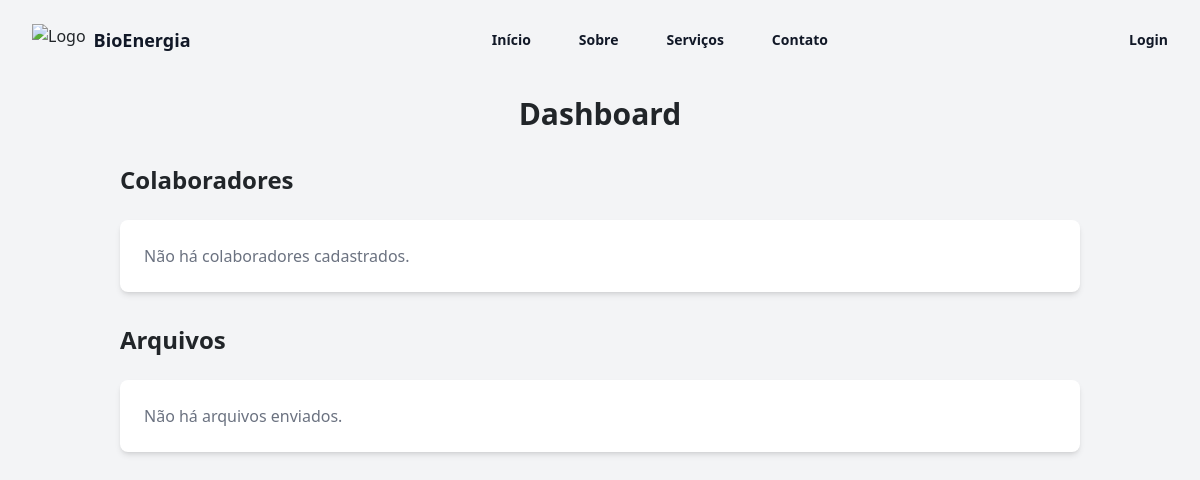
Before: /home/colaboradores/ with the older database file.
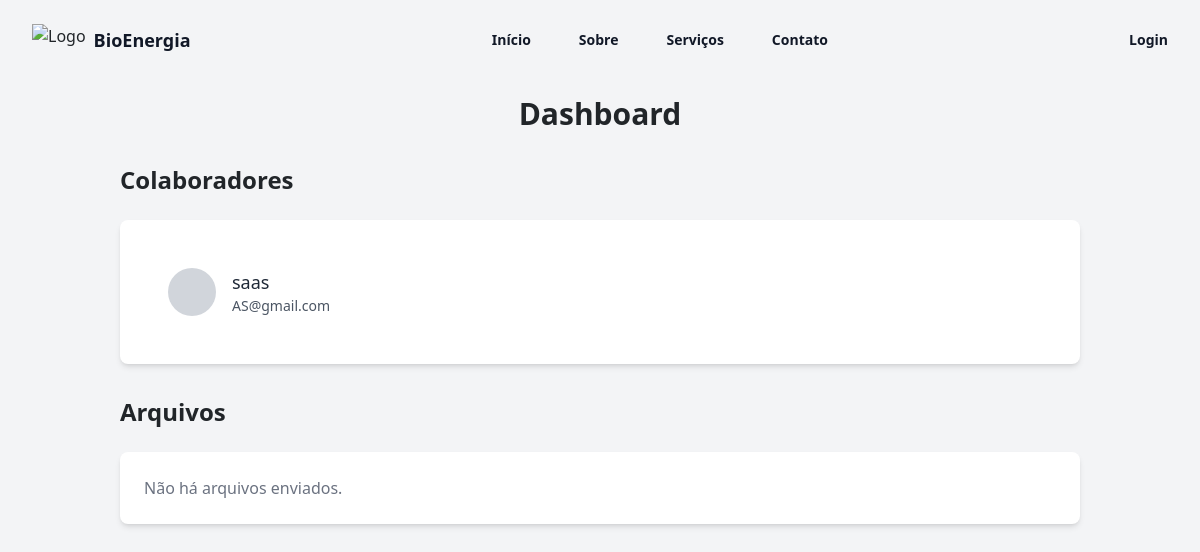
After: the same page with the newer database file.
### home/models.py (models this page shows, shortened)
class Colaborador(models.Model):
    nome = models.CharField(max_length=100, unique=True)
    email = models.EmailField(max_length=100, unique=True)
    telefone = models.CharField(max_length=20, unique=True)
    idade = models.IntegerField()

### home/views.py (the view)
# urls.py: path('colaboradores/', views.listar_colaboradores, name='listar_colaboradores'),
def listar_colaboradores(request):
    colaboradores = Colaborador.objects.all()
    return render(request, 'dashboard.html', {'colaboradores': colaboradores})

### home/templates/dashboard.html (shortened to what the changed rows need)
{% load static %}
<!DOCTYPE html>
<html lang="pt-br">
<head>
    <link href="https://cdn.jsdelivr.net/npm/tailwindcss@2.2.19/dist/tailwind.min.css" rel="stylesheet">
    <link rel="stylesheet" href="{% static 'bootstrap/cssbots/bootstrap.min.css' %}">
    <link href="https://cdn.jsdelivr.net/npm/tailwindcss@2.2.19/dist/tailwind.min.css" rel="stylesheet">
</head>
<body class="bg-gray-100">
    <div class="bg-white shadow-md">
        <header class="absolute inset-x-0 top-0 z-50">
            <nav class="flex items-center justify-between px-6 py-4 lg:px-8" aria-label="Global">
                <div class="flex items-center">
                    <a href="{% url 'home' %}" class="-m-1.5 p-1.5 flex items-center">
                        <h1 class="ml-2 text-lg font-bold text-gray-900">BioEnergia</h1>
                    </a>
                </div>
            </nav>
        </header>
    </div>
    <div class="container mx-auto p-8 mt-16">
        <h1 class="text-3xl font-semibold text-center mb-8">Dashboard</h1>
        <h2 class="text-2xl font-semibold mb-4">Colaboradores</h2>
        <div class="bg-white rounded-lg shadow-md p-6">
            <ul class="space-y-4">
                {% for colaborador in colaboradores %}
                    <li class="p-4 rounded-lg hover:bg-gray-50 cursor-pointer" onclick="exibirDetalhes({{ colaborador.id }})">
                        <div class="flex items-center">
                            {% if colaborador.imagem %}
                                <img src="{{ colaborador.imagem.url }}" alt="Foto de {{ colaborador.nome }}" class="w-12 h-12 rounded-full mr-4">
                            {% else %}
                                <span class="w-12 h-12 rounded-full bg-gray-300 mr-4"></span>
                            {% endif %}
                            <div>
                                <h3 class="text-lg font-medium text-gray-800">{{ colaborador.nome }}</h3>
                                <p class="text-sm text-gray-600">{{ colaborador.email }}</p>
                            </div>
                        </div>
                    </li>
                {% empty %}
                    <li class="text-gray-500">Não há colaboradores cadastrados.</li>
                {% endfor %}
            </ul>
        </div>
        <h2 class="text-2xl font-semibold mt-8 mb-4">Arquivos</h2>
    </div>
    <script src="https://cdn.tailwindcss.com"></script>
</body>
</html>

Changed rows visible on the page:
added Colaborador: nome "saas", email "AS@gmail.com"
Other visible differences:
text no longer shown: "Não há colaboradores cadastrados."
